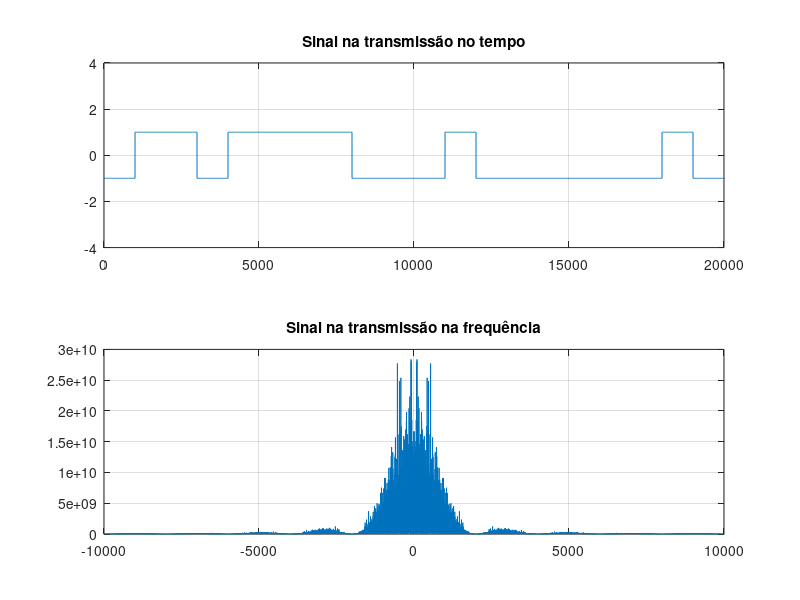
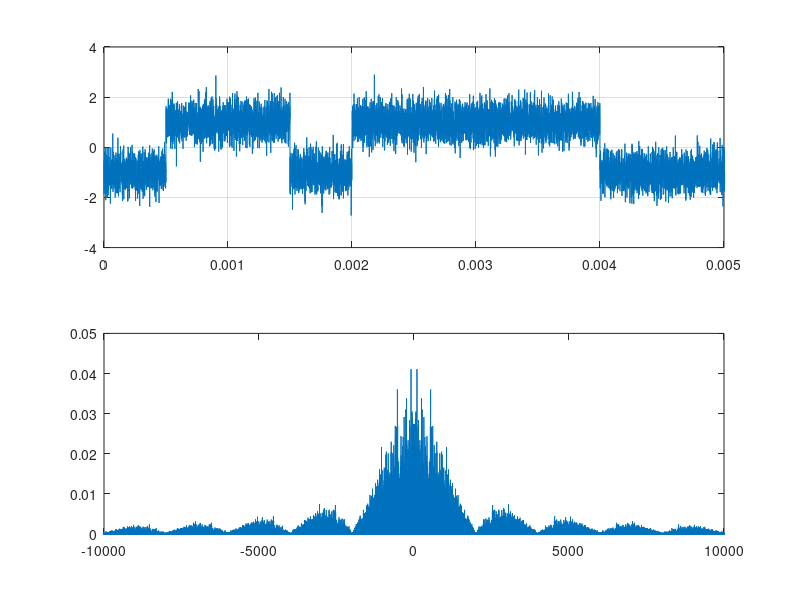
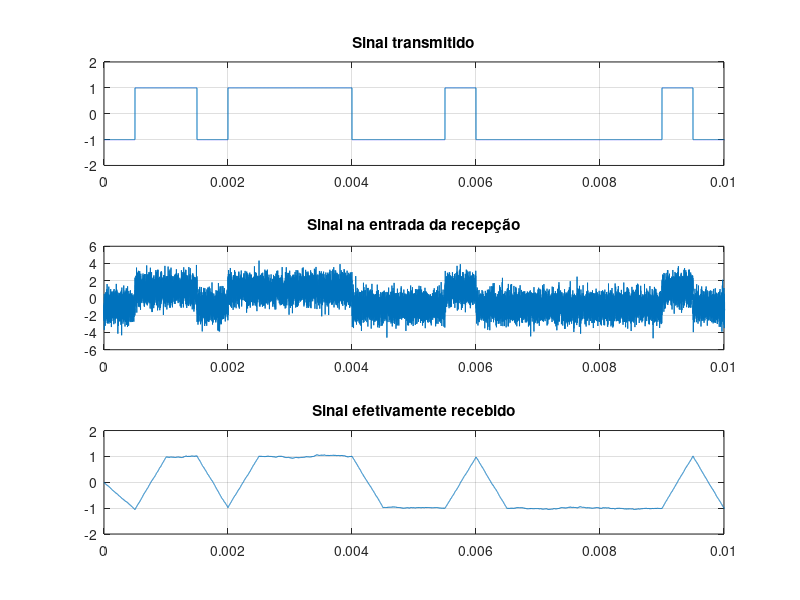

Source code (MATLAB) for these figures, in order:
%% Melhorando o desempenho: Aplicando filtro NRZ (ones) no receptor

% Formatando em vários níveis

clear all
close all
clc

% Formatando em mais de 1 nível

N = 1000; % Amostras por símbolo
M = 2;  % Número de níveis
A = 1; % Amplitude máxima
dist_nivel = 2; %Distancia entre níveis

% Dados temporais:
t_final = 2; % em segundos
Rb = 2e3; % taxa de transmissão

% Número de bits por nível
l = log2(M);

Rs = Rb/l; % taxa de símbolos
fs = Rb*N; % Frequência de amostragem
t = [0:(1/(Rb*N)):t_final-((1/(Rb*N)))]; % Criando o eixo do tempo
f = [-(Rs*N)/2:(1/t_final):(Rs*N)/2-(1/t_final)];  % Eixo da frequência

% Gerando número de símbolos:
num_simb = Rs*t_final;

% Informação de entrada
info_bin = randint(1, num_simb*l);

% Fazendo o reshape para o bi2de
info_bin = transpose(reshape(info_bin, l , num_simb));

% Transformando em decimal à cada 2 bits:
info = bi2de(info_bin, 'left-msb')*dist_nivel-A;%----- Mapeamento: 00 --> 0 --> -3
info_up = upsample(info,N);                 %             01 --> 1 --> -1
                                            %             10 --> 2 -->  2
                                            %             11 --> 3 -->  3

% Filtrando NRZ ---> Este filtro que será casado depois
filtro_tx = ones(1, N);
info_tx = filter(filtro_tx, 1, info_up);
                                                     
% plotando: Sinal TX **************************

figure(1)
subplot(2,1,1);
plot(info_tx)
xlim([0 20*N])
ylim([-4 4])
title('Sinal na transmissão no tempo');
grid

subplot(2,1,2)
info_TX = fftshift(fft(info_tx));
plot(f, abs(info_TX).^2);
xlim([-5*Rs 5*Rs]);
title('Sinal na transmissão na frequência');
grid
 % ************************************************

SNRmin = 0;
SNRmax = 10;

limiar_est = 0;

SNR = SNRmax;
info_rx = awgn(info_tx,SNR - log10(N));
info_est = info_rx(N/2:N:end)>limiar_est;
num_err(SNR+1) = sum(xor(info_bin, info_est)); %Verificando o erro
taxa_erro(SNR+1) = num_err(SNR+1)/num_simb;

figure (2);
subplot(2,1,1);
plot(t, info_rx);
xlim([0 10/Rs])
grid on

subplot(2,1,2);
plot(f, fftshift(fft(info_rx)/length(info_rx)))
xlim([-5*Rs 5*Rs]);
ylim([0 0.05]);

% Fazendo o filtro casado ----------------------- MAIS IMPORTANTE DESSA AULA

filtro_rx = fliplr(filtro_tx);

% Variando relação sinal/ruído com filtro
SNR = 1
info_rx = awgn(info_tx,SNR, 'measured');
info_rx_filtered = filter(filtro_rx,1,info_rx)/N; %% Filtrando com o filtro casado
info_est = info_rx_filtered(N/2:N:end)>limiar_est;
num_err(SNR+1) = sum(xor(info_bin, info_est)); %Verificando o erro
taxa_erro(SNR+1) = num_err(SNR+1)/num_simb;

% Plotando a taxa de erros:

figure(3);
subplot(3,1,1);
plot(t, info_tx);
title('Sinal transmitido');
xlim([0 10e-3]);
ylim([-2 2]);
grid

subplot(3,1,2);
plot(t, info_rx);
title('Sinal na entrada da recepção');
xlim([0 10e-3]);
grid

subplot(3,1,3);
plot(t, info_rx_filtered);
title('Sinal efetivamente recebido');
xlim([0 10e-3]);
ylim([-2 2]);
grid

